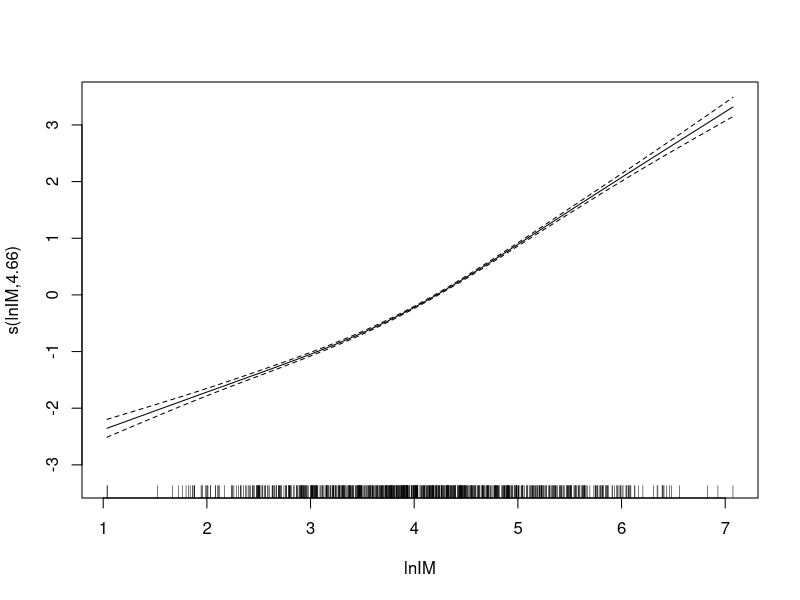
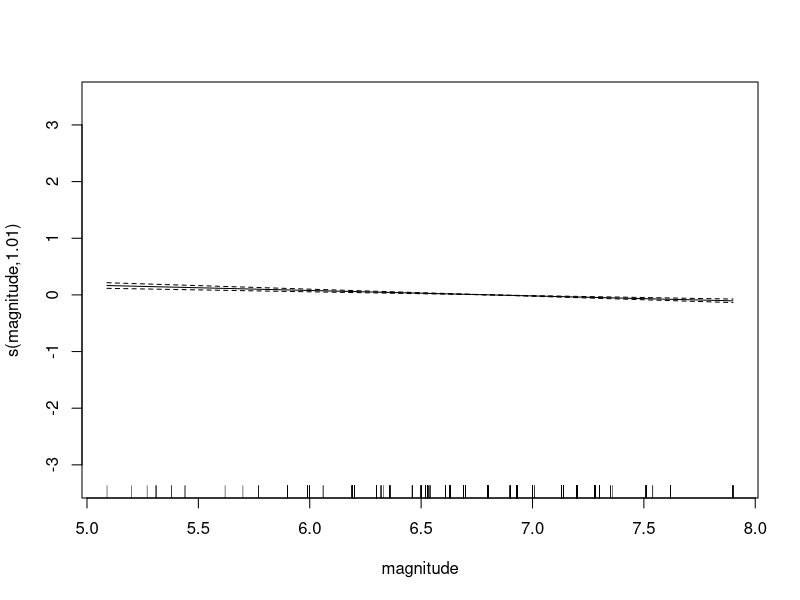
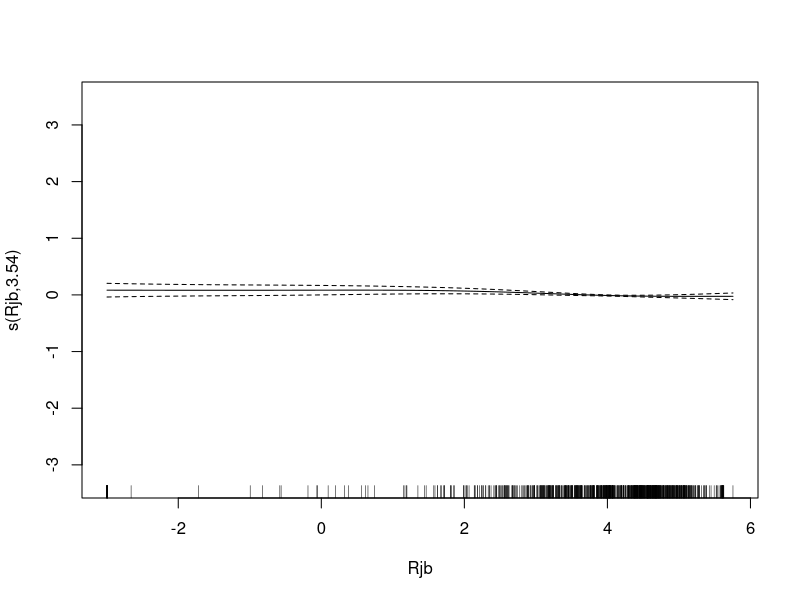
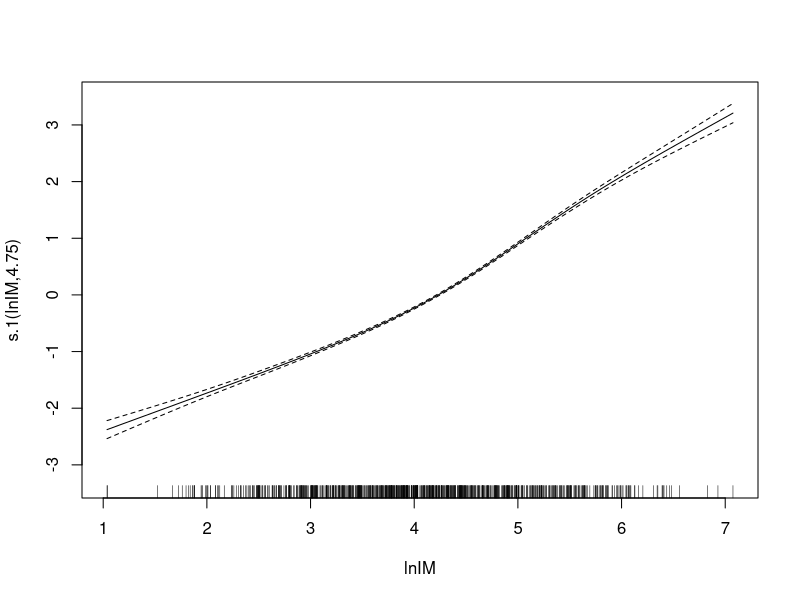
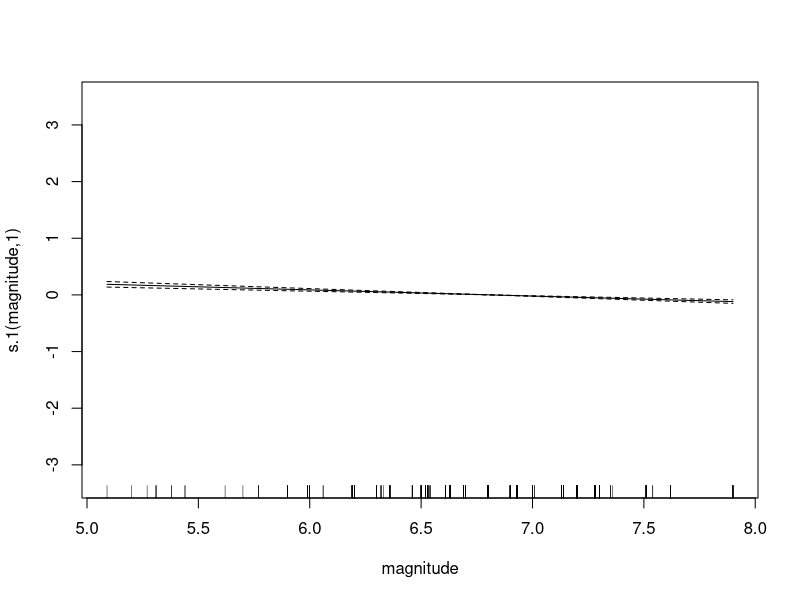
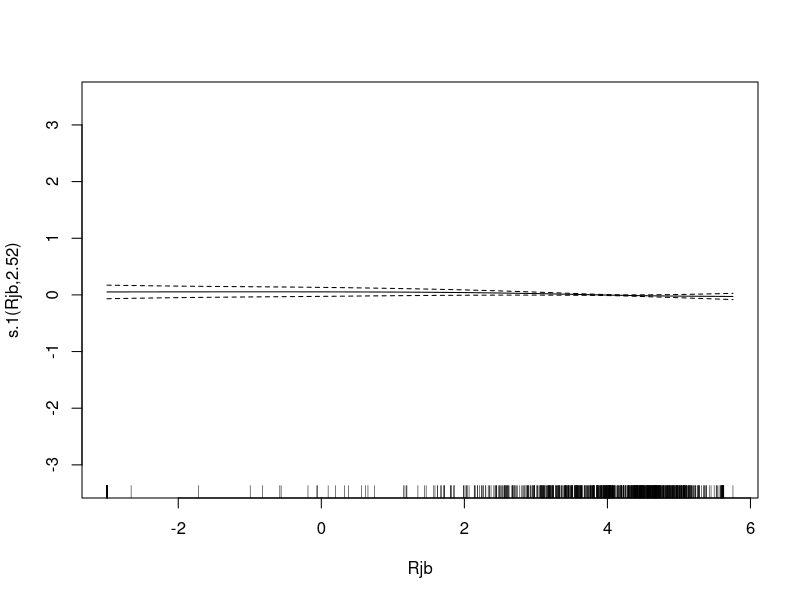
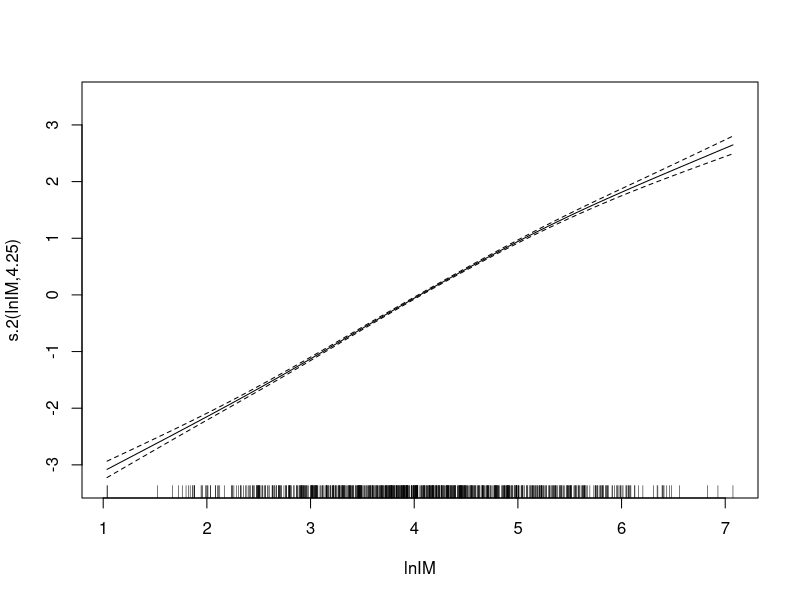
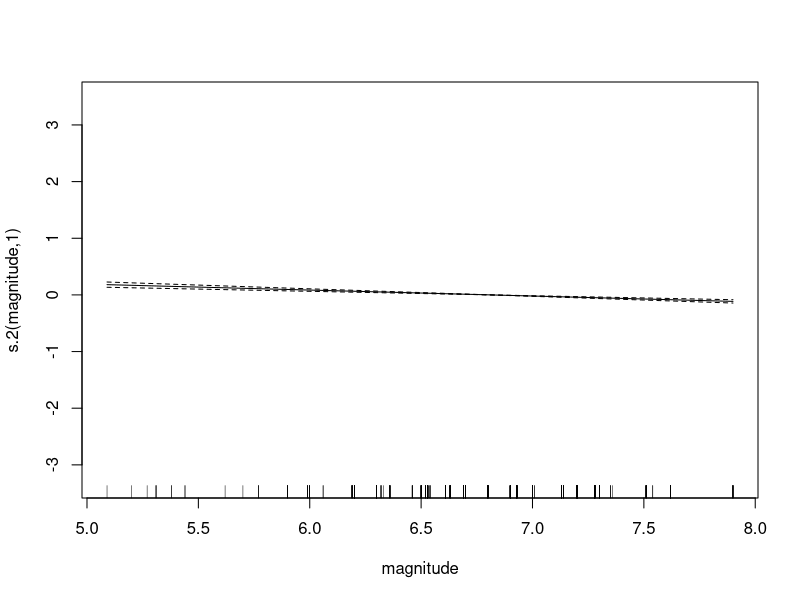

Recreate these plots in R, in order.
## ---- chunk 1
knitr::opts_chunk$set(echo = TRUE)
## ---- chunk 2
library(dplyr)
library(mgcv)
## ---- chunk 3
#dat = read.csv('data/Inputs_for_s1_48x32_high_avg_EDP.csv', header = TRUE)
#dat = read.csv('data/Inputs_for_s1_48x32_veryhigh_avg_EDP.csv', header = TRUE)
#dat = read.csv('data/Inputs_for_s1_96x48_high_avg_EDP.csv', header = TRUE)
dat = read.csv('data/Inputs_for_s1_96x48_veryhigh_avg_EDP.csv', header = TRUE)

magnitude = read.table('data/Magnitude.txt', header=FALSE)
Rjb = read.table('data/Distance_Rjb.txt', header = FALSE)
columns = colnames(dat)
head(dat)
## ---- chunk 4
ln_sdrX = as.matrix(log(dat['story_1_sdrX']))
ln_pfaX = as.matrix(log(dat['story_1_pfaX']))

######## The list of IMs used ##############
lnsaT1 = as.matrix(log(dat['SaT1']))
lnPGA = log(as.matrix(dat['PGA']))
lnPGV = log(as.matrix(dat['PGV']))
lnsaAvg = log(as.matrix(dat['Sa_avg']))
lnCAV = log(as.matrix(dat['CAV']))
lnSI = log(as.matrix(dat['SI']))
lnASI = log(as.matrix(dat['ASI']))
lnDSI = log(as.matrix(dat['DSI']))
lnDS_5to75 = log(as.matrix(dat['DS_5to75']))
lnDS_5to95 = log(as.matrix(dat['DS_5to75']))


magnitude = as.matrix(magnitude)
Rjb = as.matrix(log(Rjb))


## ---- chunk 5
lnIM = lnASI

fit <- gam(list(as.matrix(log(dat['story_1_sdrX']))  ~ s(lnIM, k=6) + s(magnitude, k=6) + s(Rjb, k=6),
                as.matrix(log(dat['story_1_sdrZ']))  ~ s(lnIM, k=6) + s(magnitude, k=6) + s(Rjb, k=6),
                as.matrix(log(dat['story_1_pfaX'])) ~ s(lnIM, k = 6) + s(magnitude, k=6) + s(Rjb,k=6),
                as.matrix(log(dat['story_1_pfaZ'])) ~ s(lnIM, k = 6) + s(magnitude, k=6) + s(Rjb,k=6)
                ),
                family = mvn(d = 4))
summary(fit)
## ---- chunk 6
fit$df.residual
## ---- chunk 7
#
# estimated cov matrix between SDR and PFA
cov <- solve(crossprod(fit$family$data$R))
cov
## ---- chunk 8
# correlation matrix between SDR and PFA
cov2cor(cov)
## ---- chunk 9
fit$family$data
## ---- chunk 10
plot(fit)
